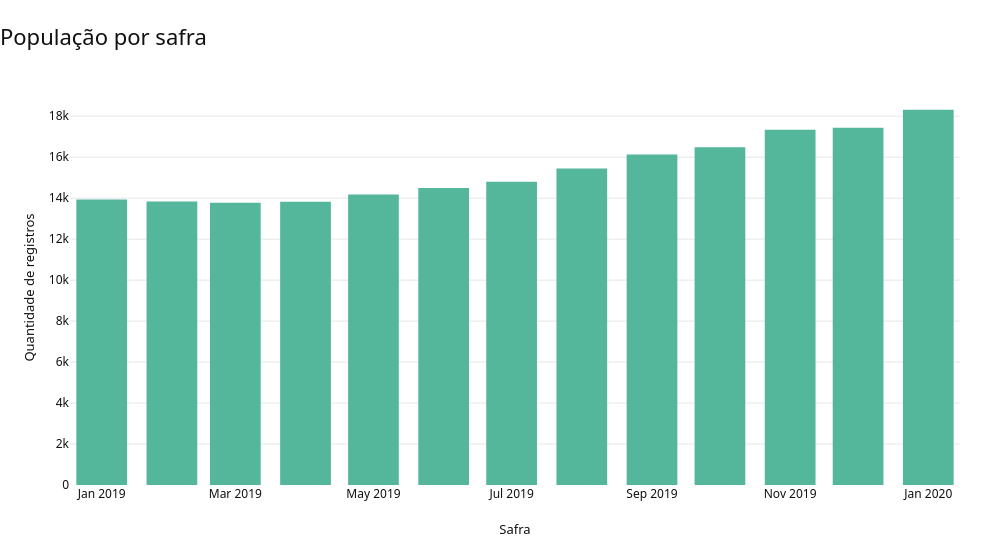

Notebook code cell kept with this figure:
### Markdown cell above
## 3. Quais safras existem e como a população evolui?

Nenhuma divisão Treino/Validação/OOT é definida nesta auditoria.

### Code cell
safra_texto = base[COLUNA_SAFRA].astype('Int64').astype('string')
safra_data = pd.to_datetime(safra_texto, format='%Y%m', errors='coerce')
if safra_data.isna().any():
    raise ValueError(f'Existem {safra_data.isna().sum()} safras inválidas no formato AAAAMM.')
tabela_safras = (
    pd.DataFrame({'safra': safra_data})
    .value_counts('safra').rename('quantidade_registros').reset_index().sort_values('safra')
)
tabela_safras['percentual_populacao'] = tabela_safras['quantidade_registros'] / len(base)
sequencia_completa = pd.date_range(tabela_safras['safra'].min(), tabela_safras['safra'].max(), freq='MS')
lacunas_safras = sequencia_completa.difference(pd.DatetimeIndex(tabela_safras['safra']))
base_ordenada_por_safra = bool(safra_data.is_monotonic_increasing)
display(tabela_safras.style.format({'safra': lambda x: x.strftime('%Y-%m'), 'percentual_populacao': '{:.2%}'}))
fig_populacao = go.Figure(go.Bar(
    x=tabela_safras['safra'], y=tabela_safras['quantidade_registros'], marker_color=CORES['principal'],
    hovertemplate='Safra: %{x|%Y-%m}<br>Registros: %{y:,}<extra></extra>',
))
aplicar_layout_executivo(fig_populacao, 'População por safra', titulo_eixo_x='Safra',
                         titulo_eixo_y='Quantidade de registros', mostrar_legenda=False)
fig_populacao.show()
display(Markdown(
    f"**Análise/Interpretação:** A base contém **{len(tabela_safras)} safras**, de "
    f"**{tabela_safras['safra'].min():%Y-%m}** a **{tabela_safras['safra'].max():%Y-%m}**. "
    f"A expectativa documental é 13. Lacunas mensais: **{', '.join(d.strftime('%Y-%m') for d in lacunas_safras) or 'nenhuma'}**. "
    f"A ordem original por safra é **{'cronológica' if base_ordenada_por_safra else 'não cronológica (embaralhada)'}**. "
    "A escolha das janelas temporais permanece pendente até revisão conjunta destes resultados."
))

### Figure 1 — Plotly figure (JSON) as saved in the notebook; plotly's stock layout.template omitted (floating-point values rounded to 4 significant figures)
{"data": [{"hovertemplate": "Safra: %{x|%Y-%m}<br>Registros: %{y:,}<extra></extra>", "marker": {"color": "#54B69B"}, "type": "bar", "x": ["2019-01-01T00:00:00.000000", "2019-02-01T00:00:00.000000", "2019-03-01T00:00:00.000000", "2019-04-01T00:00:00.000000", "2019-05-01T00:00:00.000000", "2019-06-01T00:00:00.000000", "2019-07-01T00:00:00.000000", "2019-08-01T00:00:00.000000", "2019-09-01T00:00:00.000000", "2019-10-01T00:00:00.000000", "2019-11-01T00:00:00.000000", "2019-12-01T00:00:00.000000", "2020-01-01T00:00:00.000000"], "y": [13936, 13838, 13783, 13825, 14182, 14503, 14808, 15449, 16134, 16487, 17344, 17436, 18318]}], "layout": {"height": 550, "hovermode": "closest", "showlegend": false, "title": {"text": "População por safra"}, "width": 1000, "xaxis": {"title": {"text": "Safra"}}, "yaxis": {"title": {"text": "Quantidade de registros"}}}}
